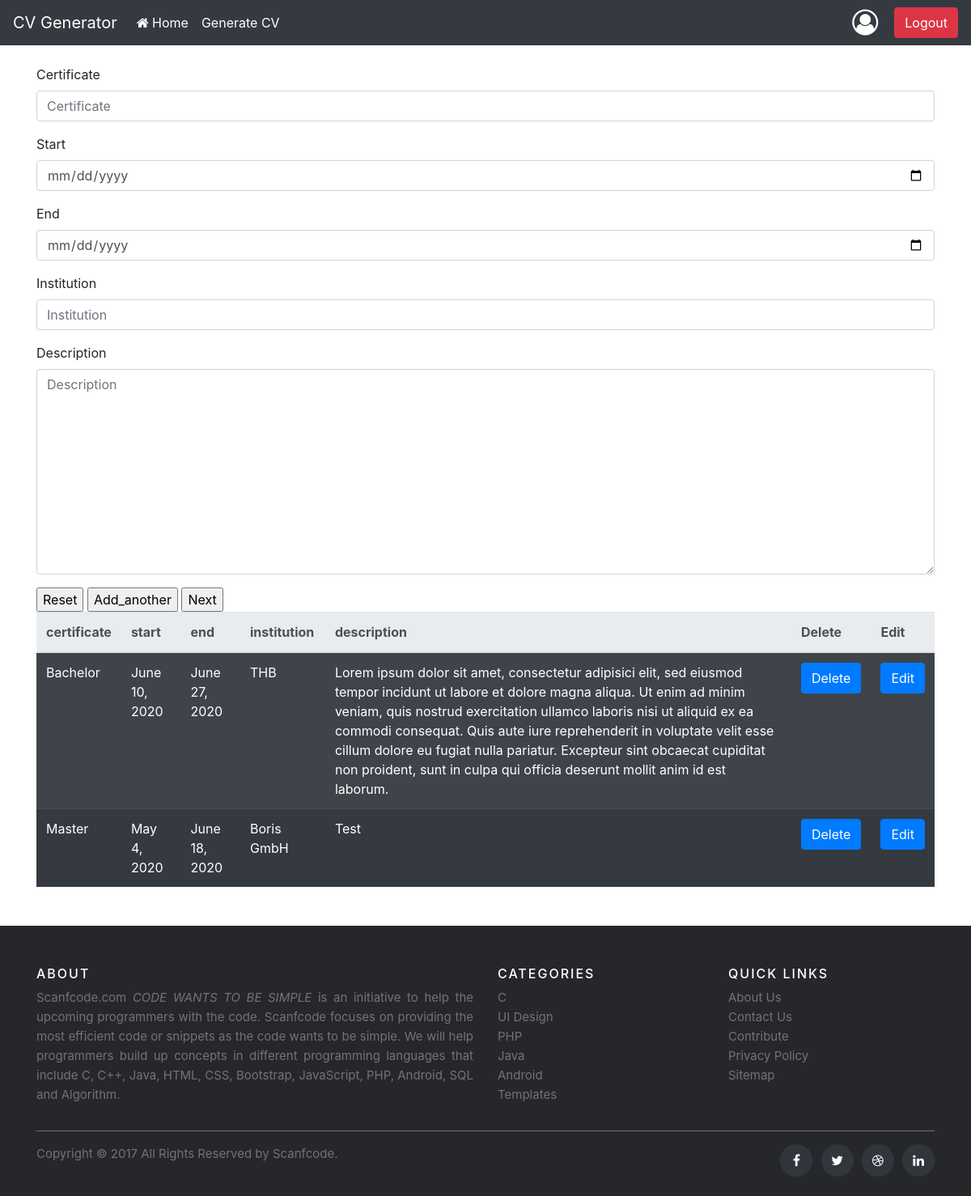
The app's page /education_view/3/, older data.
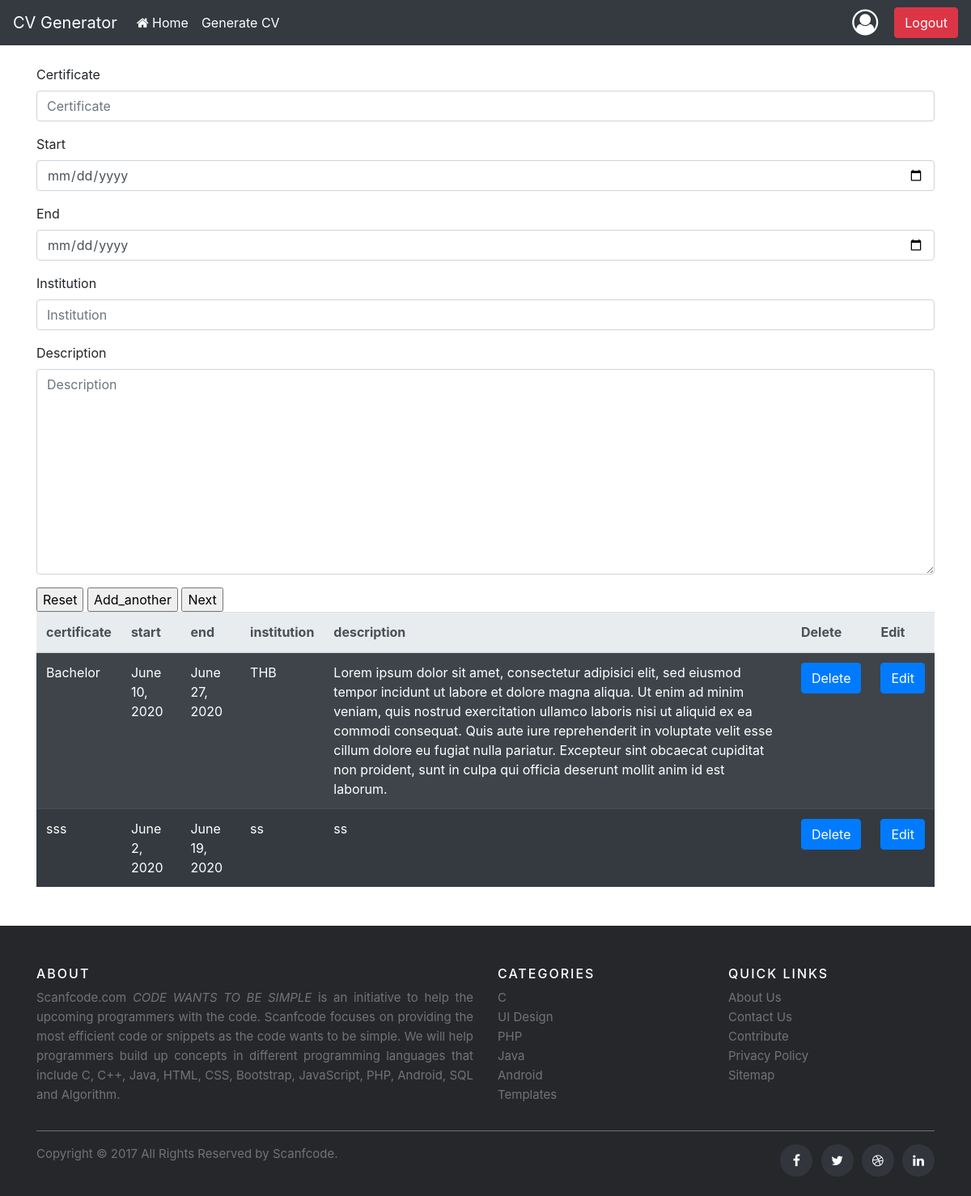
The same page, newer data.
### cvsite/models.py (models this page shows)
class Education(models.Model):
    certificate = models.CharField(max_length=100)
    start = models.DateField()
    end = models.DateField()
    institution = models.CharField(max_length=100)
    description = models.TextField(blank=True)
    data = models.ForeignKey(Data, on_delete=models.CASCADE)

### cvsite/views.py (the view, shortened to what this page needs)
# urls.py: path('education_view/<data>/', education_view, name='education'),
def education_view(request, data=None):
    myeducation = Education.objects.all().filter(data=data)
    if 'next' in request.POST:
        if request.method == 'POST':
            form = EducationForm(request.POST)
            if form.is_valid():
                edu = form.save(commit=False)
                edu.data_id = data
                edu.save()
                return redirect('list_user')
    else:
        form = EducationForm()
    return render(request, 'form_education.html', {'form': form, 'myedu': myeducation, })

### cvsite/forms.py
class EducationForm(forms.ModelForm):
    class Meta:
        model = Education
        fields = '__all__'
        widgets = {'start': DateInput(), 'end': DateInput()}
        exclude = ['data']

### templates/form_education.html (shortened to what this page needs)
{% extends 'base.html' %}
{% load bootstrap4 %}
{% block content %}
    <form action="" method="post">
    {% bootstrap_form form %}
    <input type="reset" value="Reset" />
    <input type="submit" name="add" value="Add_another" />
    <input type="submit" name="next" value="Next" />
    </form>
    <table class="table table-striped table-dark">
    <thead class="thead-light">
        <tr>
        <th>certificate</th>
        <th>start</th>
        <th>end</th>
        <th>institution</th>
        <th>description</th>
        <th>Delete</th>
        <th>Edit</th>
        </tr>
    </thead>{% for element in myedu %}
            <tr>
            <td>{{ element.certificate }}</td>
            <td>{{ element.start }}</td>
            <td>{{ element.end }}</td>
            <td>{{ element.institution }}</td>
            <td>{{ element.description }}</td>
            <td><a name="css" href="{% url 'education_del' data=element.data_id pk=element.id %}"
                   class="btn btn-primary btn-xs">Delete</a></td>
            <td><a name="css" href="{% url 'education_edit' data=element.data_id pk=element.id %}"
                   class="btn btn-primary btn-xs">Edit</a></td>
            </tr>
        {% endfor %}
    </table>
{% endblock %}

### templates/base.html (shortened to what this page needs)
{% load bootstrap4 %}
{% load static %}
<!doctype html>
<html lang="en">
<head>
  <link rel="stylesheet" type="text/css" href="{% static 'font-awesome-4.7.0/css/font-awesome.min.css' %}">
  {% bootstrap_css %}
</head>
<body>
    <nav class="navbar navbar-expand-lg navbar-dark bg-dark ">
      <a class="navbar-brand" href="#">CV Generator</a>
      <div class="collapse navbar-collapse" id="navbarSupportedContent">
        <ul class="navbar-nav mr-auto">
          <div class="li_s">
            <li class="nav-item active">
              <a class="nav-link" href="{% url 'home_page' %}"><i class="fa fa-home "></i> Home <span class="sr-only">(current)</span></a>
            </li>
          </div>
        <li class="nav-item active">
          <a class="nav-link" href="{% url 'genarate_template' %}">Generate CV </a>
        </li>
        </ul>
           <i class="fa fa-user-circle-o fa-2x" aria-hidden="true" data-toggle="modal" data-target="#exampleModal"></i>
          <form class="logout-link" action="{% url 'logout' %}" method="post">
             <button class="btn btn-danger" type="submit">Logout</button>
          </form>
      </div>
    </nav>
    <div class="main" >
           <br>
         <div class="container">
             {% block content %}{% endblock %}
         </div>
  </div>
</body>
    <footer class="site-footer mt-5">
      <div class="container">
        <div class="row">
          <div class="col-sm-12 col-md-6">
            <h6>About</h6>
            <p class="text-justify">Scanfcode.com <i>CODE WANTS TO BE SIMPLE </i> is an initiative  to help the upcoming programmers with the code. Scanfcode focuses on providing the most efficient code or snippets as the code wants to be simple. We will help programmers build up concepts in different programming languages that include C, C++, Java, HTML, CSS, Bootstrap, JavaScript, PHP, Android, SQL and Algorithm.</p>
          </div>
          <div class="col-xs-6 col-md-3">
            <h6>Categories</h6>
            <ul class="footer-links">
              <li><a href="http://scanfcode.com/category/c-language/">C</a></li>
              <li><a href="http://scanfcode.com/category/front-end-development/">UI Design</a></li>
              <li><a href="http://scanfcode.com/category/back-end-development/">PHP</a></li>
              <li><a href="http://scanfcode.com/category/java-programming-language/">Java</a></li>
              <li><a href="http://scanfcode.com/category/android/">Android</a></li>
              <li><a href="http://scanfcode.com/category/templates/">Templates</a></li>
            </ul>
          </div>
          <div class="col-xs-6 col-md-3">
            <h6>Quick Links</h6>
            <ul class="footer-links">
              <li><a href="http://scanfcode.com/about/">About Us</a></li>
              <li><a href="http://scanfcode.com/contact/">Contact Us</a></li>
              <li><a href="http://scanfcode.com/contribute-at-scanfcode/">Contribute</a></li>
              <li><a href="http://scanfcode.com/privacy-policy/">Privacy Policy</a></li>
              <li><a href="http://scanfcode.com/sitemap/">Sitemap</a></li>
            </ul>
          </div>
        </div>
        <hr>
      </div>
      <div class="container">
        <div class="row">
          <div class="col-md-8 col-sm-6 col-xs-12">
            <p class="copyright-text">Copyright &copy; 2017 All Rights Reserved by
         <a href="#">Scanfcode</a>.
            </p>
          </div>
          <div class="col-md-4 col-sm-6 col-xs-12">
            <ul class="social-icons">
              <li><a class="facebook" href="#"><i class="fa fa-facebook"></i></a></li>
              <li><a class="twitter" href="#"><i class="fa fa-twitter"></i></a></li>
              <li><a class="dribbble" href="#"><i class="fa fa-dribbble"></i></a></li>
              <li><a class="linkedin" href="#"><i class="fa fa-linkedin"></i></a></li>
            </ul>
          </div>
        </div>
      </div>
</footer>
</html>

### templates/base.html (style rules this page uses)
.fa { color: white !important; }
.fa-user-circle-o { margin-right: 20px !important; }
.site-footer { background-color:#26272b; padding:45px 0 20px; font-size:15px; line-height:24px; color:#737373; }
.site-footer hr { border-top-color:#bbb; opacity:0.5 }
.site-footer h6 { color:#fff; font-size:16px; text-transform:uppercase; margin-top:5px; letter-spacing:2px }
.site-footer a { color:#737373; }
.footer-links { padding-left:0; list-style:none }
.footer-links li { display:block }
.footer-links a { color:#737373 }
.site-footer .social-icons { text-align:right }
.site-footer .social-icons a { width:40px; height:40px; line-height:40px; margin-left:6px; margin-right:0; border-radius:100%; background-color:#33353d }
.copyright-text { margin:0 }
.social-icons { padding-left:0; margin-bottom:0; list-style:none }
.social-icons li { display:inline-block; margin-bottom:4px }
.social-icons a { background-color:#eceeef; color:#818a91; font-size:16px; display:inline-block; line-height:44px; width:44px; height:44px; text-align:center; margin-right:8px; border-radius:100%; -webkit-transition:all .2s linear; -o-transition:all .2s linear; transition:all .2s linear }

Row changes from the older to the newer data that the page shows:
removed Education: certificate "Master", start "May 4, 2020", end "June 18, 2020", institution "Boris GmbH", description "Test"
added Education: certificate "sss", start "June 2, 2020", end "June 19, 2020", institution "ss", description "ss"
